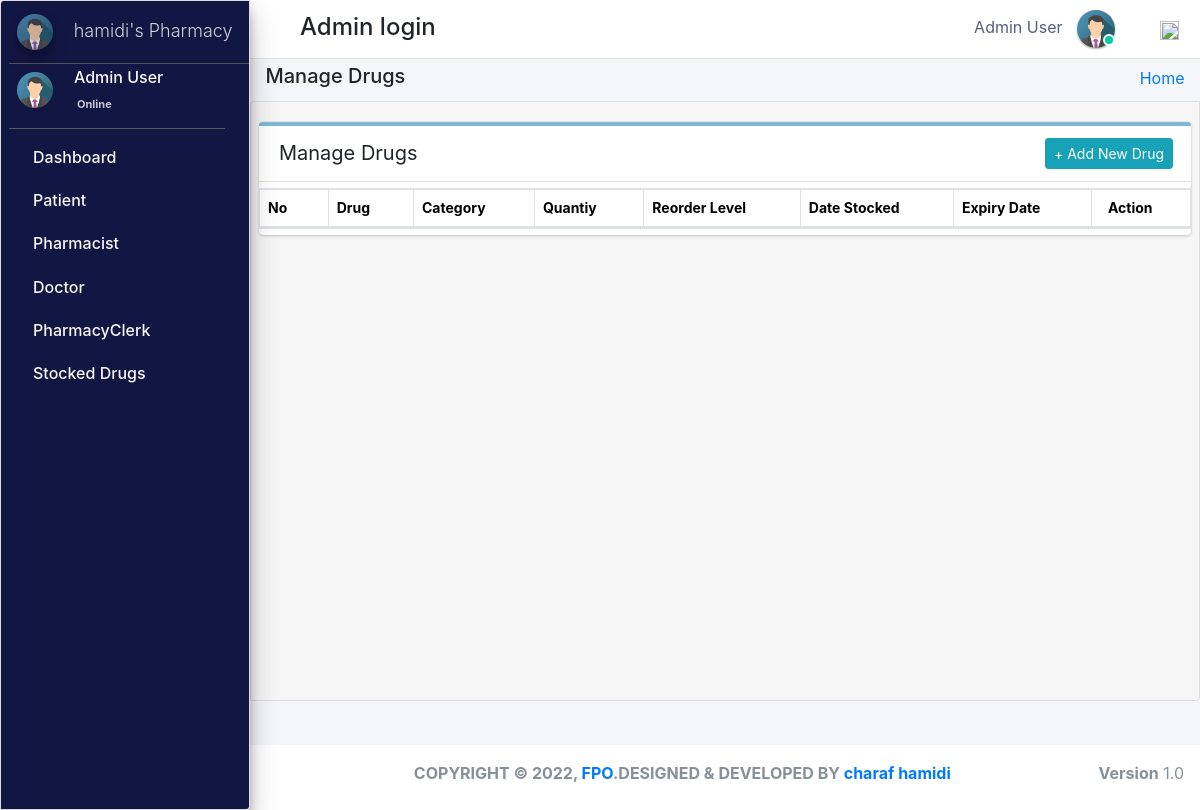
The page /admin_user/manage_stock/ (signed in) on the database as committed earlier.
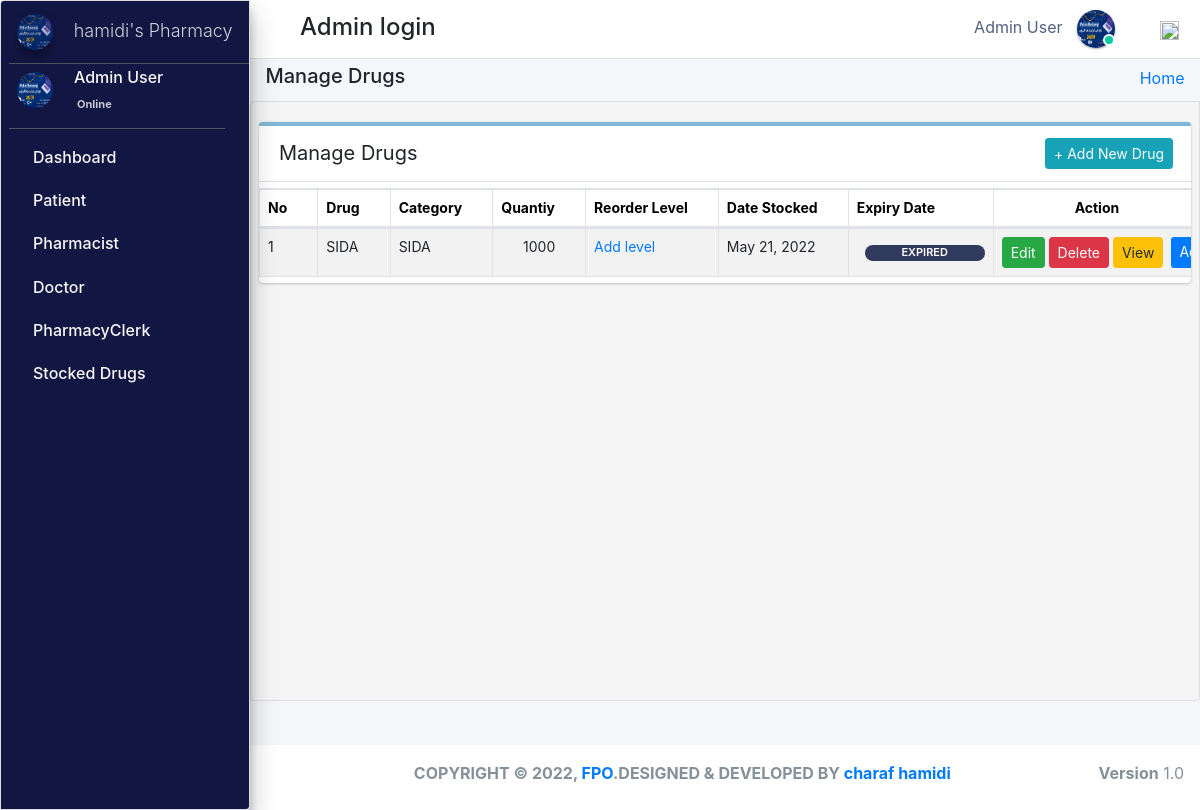
The same page on the database as committed later.
### pharmacy/models.py (models this page shows, shortened)
class CustomUser(AbstractUser):
    user_type_data = ((1, "AdminHOD"), (2, "Pharmacist"), (3, "Doctor"), (4, "PharmacyClerk"),(5, "Patients"))
    user_type = models.CharField(default=1, choices=user_type_data, max_length=10)

class AdminHOD(models.Model):
    gender_category=(
        ('Male','Male'),
        ('Female','Female'),
    )
    admin = models.OneToOneField(CustomUser,null=True, on_delete = models.CASCADE)
    emp_no= models.CharField(max_length=100,null=True,blank=True)
    gender=models.CharField(max_length=100,null=True,choices=gender_category)
    mobile=models.CharField(max_length=10,null=True,blank=True)
    address=models.CharField(max_length=300,null=True,blank=True)
    profile_pic=models.ImageField(default="admin.png",null=True,blank=True)
    created_at = models.DateTimeField(auto_now_add=True)
    updated_at = models.DateTimeField(auto_now=True)
    date_employed=models.DateTimeField(auto_now_add=True, auto_now=False)
    objects = models.Manager()

class Stock(models.Model):
    category = models.ForeignKey(Category,null=True,on_delete=models.CASCADE,blank=True)
    drug_imprint=models.CharField(max_length=6 ,blank=True, null=True)
    drug_name = models.CharField(max_length=50, blank=True, null=True)
    drug_color = models.CharField(max_length=50, blank=True, null=True)
    drug_shape = models.CharField(max_length=50, blank=True, null=True)
    quantity = models.IntegerField(default='0', blank=True, null=True)
    receive_quantity = models.IntegerField(default='0', blank=True, null=True)
    reorder_level = models.IntegerField(default='0', blank=True, null=True)
    manufacture= models.CharField(max_length=50, blank=True, null=True)
    last_updated = models.DateTimeField(auto_now_add=False, auto_now=True)
    timestamp = models.DateTimeField(auto_now_add=True, auto_now=False)
    drug_strength= models.CharField(max_length=10, blank=True, null=True)
    valid_from = models.DateTimeField(blank=True, null=True,default=timezone.now)
    valid_to = models.DateTimeField(blank=False, null=True)
    drug_description=models.TextField(blank=True,max_length=1000,null=True)
    drug_pic=models.ImageField(default="images2.png",null=True,blank=True)
    objects = ExpiredManager()

class Category(models.Model):
    name = models.CharField(max_length=50, blank=False, null=True)
    def __str__(self):
        return str(self.name)

### pharmacy/HODViews.py (the view)
# urls.py: path('admin_user/manage_stock/',HODViews.manageStock,name='manage_stock'),
def manageStock(request):
    stocks = Stock.objects.all().order_by("-id")
    ex=Stock.objects.annotate(
    expired=ExpressionWrapper(Q(valid_to__lt=Now()), output_field=BooleanField())
    ).filter(expired=True)
    eo=Stock.objects.annotate(
    expired=ExpressionWrapper(Q(valid_to__lt=Now()), output_field=BooleanField())
    ).filter(expired=False)
    context = {
        "stocks": stocks,
        "expired":ex,
        "expa":eo,
        "title":"Manage Stocked Drugs"
    }
    return render(request,'hod_templates/manage_stock.html',context)

### pharmacy/templates/hod_templates/manage_stock.html (shortened to what this page needs)
{% extends 'hod_templates/base_template.html'%} {% block page_title %}
<h5>Manage Drugs</h5>
{% endblock page_title %} {% block main_content %}
<section class="content">
    <div class="row">
        <div class="col-md-12">
            <div class="card manage sc">
                <div class="card-header">
                    <span>Manage Drugs</span>
                    <div class="card-tools d-flex">
                        <a class="btn btn-sm btn-info mr-2" href="{% url 'add_stock' %}" role="button">+ Add New Drug</a>
                    </div>
                </div>
                <table class="table table-bordered table-hover dataTable" id="plist">
                    <thead>
                        <tr>
                            <th>No</th>
                            <th>Drug</th>
                            <th>Category</th>
                            <th>Quantiy</th>
                            <th>Reorder Level</th>
                            <th>Date Stocked</th>
                            <th>Expiry Date</th>
                            <th class="text-center">Action</th>
                        </tr>
                    </thead>
                    <tbody>
                        {% for stock in stocks %}
                        <tr class="hov">
                            <td>{{forloop.counter}}</td>
                            <td>{{stock.drug_name}}</td>
                            <td>{{stock.category}}</td>
                            <td>
                                <span class="d-flex justify-content-center">
                                 {% if stock.quantity <= stock.reorder_level %}
                                <div  class="d-flex justify-content-center px-2 mt-2"style="background-color:#a00b80;;border-radius: 10px;font-size: 11px; width:70px;font-weight: 600;color: white;">{{stock.quantity}}</div>
                                {% else %}{{stock.quantity}}
                                {% endif %}</span>
                            </td>
                            <td>
                                {% if stock.reorder_level %}
                                <a href="{% url 'reorder_level' stock.id %}">{{stock.reorder_level}}</a></td>
                            {% else %}
                            <a href="{% url 'reorder_level' stock.id %}">Add level</a> {% endif %}
                            <td>{{stock.last_updated |date:"F d, Y"}}</td>
                            {% for expire in expired %} {% if stock.drug_name == expire.drug_name %}
                            <td class="">
                                <div style="background-color: rgb(48, 58, 92);border-radius: 10px;font-size: 11px; width:120px;font-weight: 600;color: white;" class="d-flex justify-content-center ml-2 mt-2 px-1 "> EXPIRED </div>
                            </td>
                            {% endif %} {% endfor %}
                            <td class="d-flex justify-content-center">
                                <a href="{%url 'edit_drug' stock.id %}" class="btn btn-sm btn-success">Edit</a> &nbsp;
                                <a href="{%url 'delete_drug' stock.id %}" class="btn btn-sm btn-danger">Delete</a> &nbsp;
                                <a href="{% url 'drug_detail' stock.id %}" class="btn btn-sm btn-warning">View</a>
                                <a href="{%url 'receive_drug' stock.id %}" class="btn btn-sm btn-primary ml-2">Add</a>
                            </td>
                        </tr>
                        {% endfor %}
                    </tbody>
                </table>
            </div>
        </div>
    </div>
</section>
{% endblock %}

### pharmacy/templates/hod_templates/base_template.html (shortened to what this page needs)
{% extends 'base_file.html' %} {% block htm %}
<body class="hold-transition sidebar-mini layout-fixed">
    <div class="wrapper">
        <nav class="main-header navbar navbar-expand navbar-white navbar-light">
            <ul class="navbar-nav">
                <li class="nav-item">
                    <a class="nav-link" data-widget="pushmenu" href="#" role="button"></a>
                </li>
            </ul>
            <h4 style="margin-left: 10px; margin-top: 5px;">Admin login </h4>
            <ul class="navbar-nav ml-auto">
                <li class="mx-3">
                    <a href="#" class="sm-submenu-with-image a">
                        <span>{{user.first_name}}  {{user.last_name}}</span>
                        <img src="{{request.user.adminhod.profile_pic.url}}" class="img-circle elevation-1" width="38" height="38" alt="">
                        <span class="avatar-status avatar-sm-status avatar-status-success"></span>
                    </a>
                </li>
                <li class="nav-item dropdown ml-3 low">
                    <a href="#" class="btn btn-outlined btn-black text-muted bg-transparent " data-toggle="dropdown" aria-expanded="false" data-wow-delay="0.7s"><img src="https://img.icons8.com/ios/50/000000/settings.png" width="19" height="19">
                    </a>
                </li>
            </ul>
        </nav>
        {% include 'hod_templates/sidebar.html'%}
        <div class="content-wrapper">
            <div class="content-header">
                <div class="container-fluid">
                    <div class="row ">
                        <div class="col-sm-6">
                            <h1 class="m-0 text-dark">
                                {% block page_title %} {% endblock page_title %}
                            </h1>
                        </div>
                        <div class="col-sm-6 ">
                            <ol class="breadcrumb float-sm-right">
                                <li class="breadcrumb-item"><a href="">Home</a></li>
                            </ol>
                        </div>
                    </div>
                </div>
            </div>
            {% block main_content %} {% endblock main_content %}
        </div>
        {% include 'hod_templates/footer.html'%}
    </div>
    {% endblock htm %}

### pharm/pharmacy/templates/base_file.html (shortened to what this page needs)
{% load static %}
<!DOCTYPE html>
<html lang="en">
<head>
    <link rel="stylesheet" href="{% static 'css/bootstrap.min.css'%}">
    <link rel="stylesheet" href="{% static 'css/main.css'%}">
    <link rel="stylesheet" href="{% static 'css/profile.css'%}">
    <link rel="stylesheet" href="{% static " fontawesome-free/css/all.min.css " %}">
    <link rel="stylesheet" href="https://code.ionicframework.com/ionicons/2.0.1/css/ionicons.min.css">
    <link rel="stylesheet" href="{% static 'dist/css/adminlte.css'  %}">
    <link rel="stylesheet" href="{% static 'pace-progress/themes/black/pace-theme-flat-top.css' %}">
    <link rel="stylesheet" href="{% static 'datatables-bs4/css/dataTables.bootstrap4.min.css'%}">
    <link rel="stylesheet" href="{% static 'datatables-responsive/css/responsive.bootstrap4.min.css'%}">
    <link rel="stylesheet" href="{% static 'datatables-buttons/css/buttons.bootstrap4.min.css'%}">
    <link rel="stylesheet" href="{% static 'css/select2.css' %}">
    <link href="{% static 'jquery-ui2/jquery-ui.min.css' %}" rel="stylesheet">
    <link href="{% static 'jquery-ui2/jquery-ui.structure.min.css' %}" rel="stylesheet">
    <link href="{% static 'jquery-ui2/jquery-ui.theme.min.css' %}" rel="stylesheet">
</head>
{% block htm %} {% endblock htm%}
</body>
</html>

### pharmacy/templates/hod_templates/sidebar.html (shortened to what this page needs)
<aside class="main-sidebar sidebar-dark-primary elevation-4">
    <a href="" class="brand-link ml-2">
        <img src="{{request.user.adminhod.profile_pic.url}}" alt="" width="36" height="36" class=" img-circle elevation-3" style="opacity: .8">
        <span class="brand-text font-weight-light mt-1 ml-3 mmust">hamidi's Pharmacy</span>
    </a>
    <div class="sidebar">
        <div class="user-panel mr-3">
            <div class="pull-left image sm-submenu-with-image a ml-2 ">
                <img src="{{request.user.adminhod.profile_pic.url}}" class="img-circle mt-2" width="36" height="36" alt="User Image">
            </div>
            <div class="pull-left info">
                <p>{{user.first_name}} {{user.last_name}}</p>
                <a href="#"> Online</a>
            </div>
        </div>
        <nav class="mt-2">
            <ul class="nav nav-pills nav-sidebar flex-column" data-widget="treeview" role="menu" data-accordion="false">
                <li class="nav-item">
                    <a href="{% url  'admin_dashboard' %}" class="nav-link">
                        <p>
                            Dashboard
                        </p>
                    </a>
                </li>
                <li class="nav-item">
                    <a href="#" class="nav-link">
                        <p>
                            Patient
                        </p>
                    </a>
                </li>
                <li class="nav-item">
                    <a href="#" class="nav-link">
                        <p>
                            Pharmacist
                        </p>
                    </a>
                </li>
                <li class="nav-item">
                    <a href="#" class="nav-link">
                        <p>
                            Doctor
                        </p>
                    </a>
                </li>
                <li class="nav-item">
                    <a href="#" class="nav-link">
                        <p>
                            PharmacyClerk
                        </p>
                    </a>
                </li>
                <li class="nav-item">
                    <a href="#" class="nav-link">
                        <p>
                            Stocked Drugs
                        </p>
                    </a>
                </li>
            </ul>
        </nav>
    </div>
</aside>

### pharmacy/templates/hod_templates/footer.html
<footer class="main-footer pt-3 text-center">
    <strong>COPYRIGHT &copy; {% now "Y" %}, <a href="#">FPO</a>.DESIGNED & DEVELOPED BY <a href="#">charaf hamidi</a></strong>
    <div class="float-right d-none d-sm-inline-block">
        <b>Version</b> 1.0
    </div>
</footer>

Rows that differ between the two databases and show on the page:
changed CustomUser "Admin": user.adminhod.profile_pic: a different picture
added Stock: drug_name "SIDA", category "SIDA", quantity "1000", reorder_level "Add level", last_updated "May 21, 2022", shows "EXPIRED"
